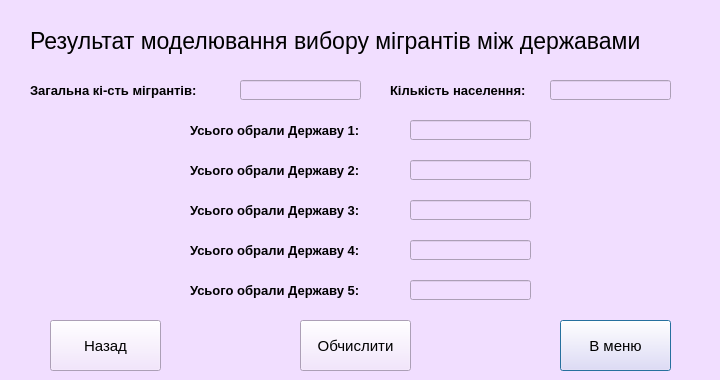
<?xml version="1.0" encoding="UTF-8"?>
<ui version="4.0">
 <class>fin2</class>
 <widget class="QDialog" name="fin2">
  <property name="enabled">
   <bool>true</bool>
  </property>
  <property name="geometry">
   <rect>
    <x>0</x>
    <y>0</y>
    <width>720</width>
    <height>380</height>
   </rect>
  </property>
  <property name="minimumSize">
   <size>
    <width>720</width>
    <height>380</height>
   </size>
  </property>
  <property name="maximumSize">
   <size>
    <width>720</width>
    <height>380</height>
   </size>
  </property>
  <property name="windowTitle">
   <string>Dialog</string>
  </property>
  <property name="styleSheet">
   <string notr="true">background-color:rgb(241,222,255);</string>
  </property>
  <widget class="QLabel" name="label">
   <property name="geometry">
    <rect>
     <x>30</x>
     <y>10</y>
     <width>641</width>
     <height>61</height>
    </rect>
   </property>
   <property name="font">
    <font>
     <pointsize>17</pointsize>
     <weight>50</weight>
     <bold>false</bold>
    </font>
   </property>
   <property name="text">
    <string>Результат моделювання вибору мігрантів між державами </string>
   </property>
  </widget>
  <widget class="QLabel" name="label_7">
   <property name="geometry">
    <rect>
     <x>30</x>
     <y>80</y>
     <width>191</width>
     <height>21</height>
    </rect>
   </property>
   <property name="font">
    <font>
     <pointsize>10</pointsize>
     <weight>75</weight>
     <bold>true</bold>
    </font>
   </property>
   <property name="text">
    <string>Загальна кі-сть мігрантів:</string>
   </property>
  </widget>
  <widget class="QLineEdit" name="tm">
   <property name="enabled">
    <bool>false</bool>
   </property>
   <property name="geometry">
    <rect>
     <x>240</x>
     <y>80</y>
     <width>121</width>
     <height>20</height>
    </rect>
   </property>
   <property name="text">
    <string/>
   </property>
   <property name="alignment">
    <set>Qt::AlignCenter</set>
   </property>
  </widget>
  <widget class="QPushButton" name="tomenu">
   <property name="geometry">
    <rect>
     <x>560</x>
     <y>320</y>
     <width>111</width>
     <height>51</height>
    </rect>
   </property>
   <property name="font">
    <font>
     <pointsize>11</pointsize>
    </font>
   </property>
   <property name="text">
    <string>В меню</string>
   </property>
  </widget>
  <widget class="QLabel" name="label_8">
   <property name="geometry">
    <rect>
     <x>190</x>
     <y>120</y>
     <width>191</width>
     <height>21</height>
    </rect>
   </property>
   <property name="font">
    <font>
     <pointsize>10</pointsize>
     <weight>75</weight>
     <bold>true</bold>
    </font>
   </property>
   <property name="text">
    <string>Усього обрали Державу 1:</string>
   </property>
  </widget>
  <widget class="QLabel" name="label_9">
   <property name="geometry">
    <rect>
     <x>190</x>
     <y>160</y>
     <width>191</width>
     <height>21</height>
    </rect>
   </property>
   <property name="font">
    <font>
     <pointsize>10</pointsize>
     <weight>75</weight>
     <bold>true</bold>
    </font>
   </property>
   <property name="text">
    <string>Усього обрали Державу 2:</string>
   </property>
  </widget>
  <widget class="QLabel" name="label_10">
   <property name="geometry">
    <rect>
     <x>190</x>
     <y>200</y>
     <width>191</width>
     <height>21</height>
    </rect>
   </property>
   <property name="font">
    <font>
     <pointsize>10</pointsize>
     <weight>75</weight>
     <bold>true</bold>
    </font>
   </property>
   <property name="text">
    <string>Усього обрали Державу 3:</string>
   </property>
  </widget>
  <widget class="QLabel" name="label_11">
   <property name="geometry">
    <rect>
     <x>190</x>
     <y>240</y>
     <width>191</width>
     <height>21</height>
    </rect>
   </property>
   <property name="font">
    <font>
     <pointsize>10</pointsize>
     <weight>75</weight>
     <bold>true</bold>
    </font>
   </property>
   <property name="text">
    <string>Усього обрали Державу 4:</string>
   </property>
  </widget>
  <widget class="QLabel" name="label_12">
   <property name="geometry">
    <rect>
     <x>190</x>
     <y>280</y>
     <width>191</width>
     <height>21</height>
    </rect>
   </property>
   <property name="font">
    <font>
     <pointsize>10</pointsize>
     <weight>75</weight>
     <bold>true</bold>
    </font>
   </property>
   <property name="text">
    <string>Усього обрали Державу 5:</string>
   </property>
  </widget>
  <widget class="QLineEdit" name="s1">
   <property name="enabled">
    <bool>false</bool>
   </property>
   <property name="geometry">
    <rect>
     <x>410</x>
     <y>120</y>
     <width>121</width>
     <height>20</height>
    </rect>
   </property>
   <property name="text">
    <string/>
   </property>
   <property name="alignment">
    <set>Qt::AlignCenter</set>
   </property>
  </widget>
  <widget class="QLineEdit" name="s2">
   <property name="enabled">
    <bool>false</bool>
   </property>
   <property name="geometry">
    <rect>
     <x>410</x>
     <y>160</y>
     <width>121</width>
     <height>20</height>
    </rect>
   </property>
   <property name="text">
    <string/>
   </property>
   <property name="alignment">
    <set>Qt::AlignCenter</set>
   </property>
  </widget>
  <widget class="QLineEdit" name="s3">
   <property name="enabled">
    <bool>false</bool>
   </property>
   <property name="geometry">
    <rect>
     <x>410</x>
     <y>200</y>
     <width>121</width>
     <height>20</height>
    </rect>
   </property>
   <property name="text">
    <string/>
   </property>
   <property name="alignment">
    <set>Qt::AlignCenter</set>
   </property>
  </widget>
  <widget class="QLineEdit" name="s4">
   <property name="enabled">
    <bool>false</bool>
   </property>
   <property name="geometry">
    <rect>
     <x>410</x>
     <y>240</y>
     <width>121</width>
     <height>20</height>
    </rect>
   </property>
   <property name="text">
    <string/>
   </property>
   <property name="alignment">
    <set>Qt::AlignCenter</set>
   </property>
  </widget>
  <widget class="QLineEdit" name="s5">
   <property name="enabled">
    <bool>false</bool>
   </property>
   <property name="geometry">
    <rect>
     <x>410</x>
     <y>280</y>
     <width>121</width>
     <height>20</height>
    </rect>
   </property>
   <property name="text">
    <string/>
   </property>
   <property name="alignment">
    <set>Qt::AlignCenter</set>
   </property>
  </widget>
  <widget class="QPushButton" name="calc">
   <property name="geometry">
    <rect>
     <x>300</x>
     <y>320</y>
     <width>111</width>
     <height>51</height>
    </rect>
   </property>
   <property name="font">
    <font>
     <pointsize>11</pointsize>
    </font>
   </property>
   <property name="text">
    <string>Обчислити</string>
   </property>
  </widget>
  <widget class="QPushButton" name="back">
   <property name="geometry">
    <rect>
     <x>50</x>
     <y>320</y>
     <width>111</width>
     <height>51</height>
    </rect>
   </property>
   <property name="font">
    <font>
     <pointsize>11</pointsize>
    </font>
   </property>
   <property name="text">
    <string>Назад</string>
   </property>
  </widget>
  <widget class="QLabel" name="label_13">
   <property name="geometry">
    <rect>
     <x>390</x>
     <y>80</y>
     <width>141</width>
     <height>21</height>
    </rect>
   </property>
   <property name="font">
    <font>
     <pointsize>10</pointsize>
     <weight>75</weight>
     <bold>true</bold>
    </font>
   </property>
   <property name="text">
    <string>Кількість населення:</string>
   </property>
  </widget>
  <widget class="QLineEdit" name="total">
   <property name="enabled">
    <bool>false</bool>
   </property>
   <property name="geometry">
    <rect>
     <x>550</x>
     <y>80</y>
     <width>121</width>
     <height>20</height>
    </rect>
   </property>
   <property name="text">
    <string/>
   </property>
   <property name="alignment">
    <set>Qt::AlignCenter</set>
   </property>
  </widget>
 </widget>
 <resources/>
 <connections/>
</ui>
